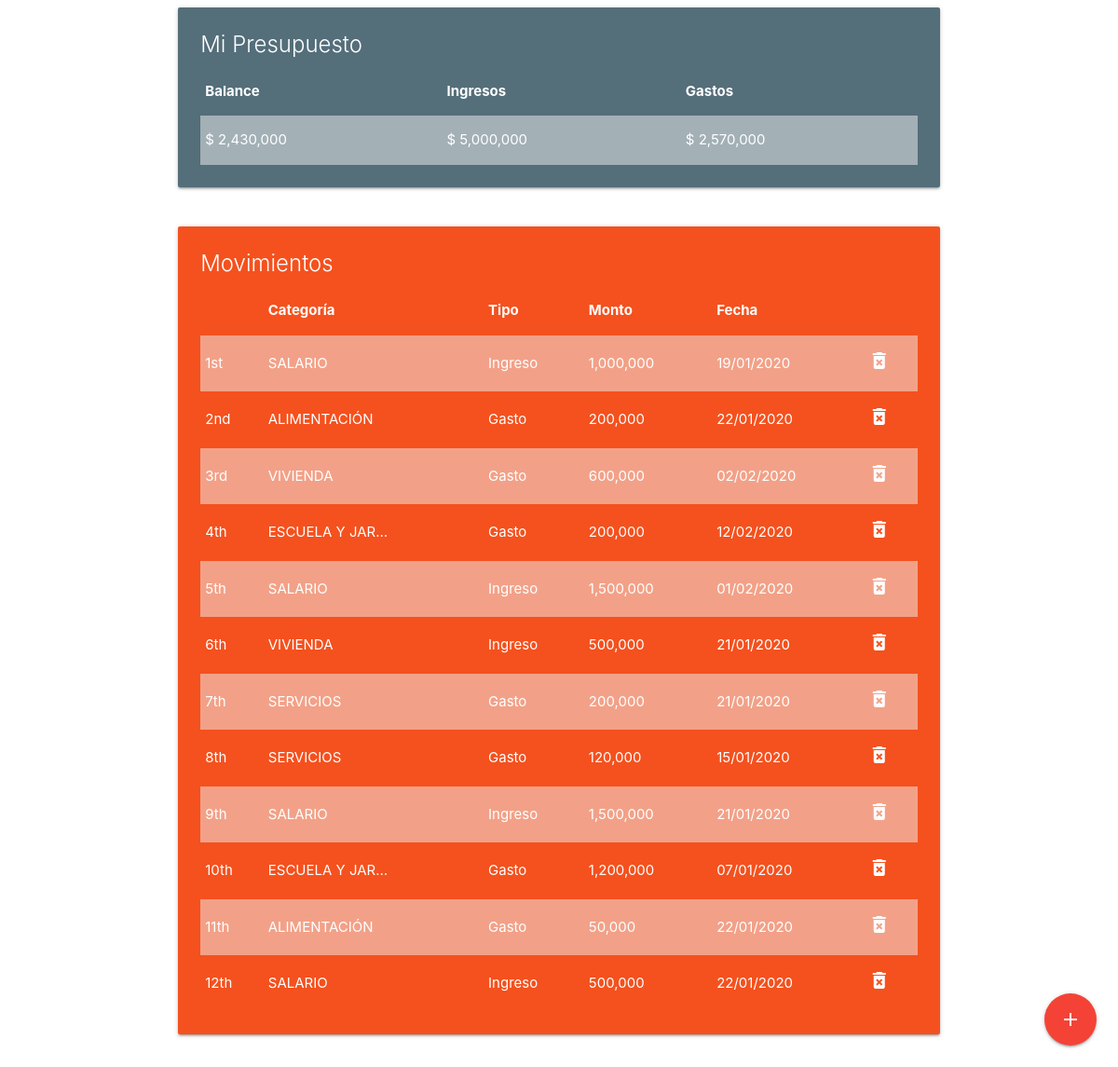
The page / on the database its author committed.
### billetera/models.py (models this page shows, shortened)
class Balance(models.Model):
    saldo = models.DecimalField(max_digits=8, decimal_places=0)
    ingresos = models.IntegerField()
    gastos = models.IntegerField()

class Movimiento(models.Model):
    GASTO = "Gasto"
    INGRESO = "Ingreso"
    TIPO_GASTO_CHOICE = [
        (INGRESO, 'Ingreso'),
        (GASTO, 'Gasto'),
    ]
    categoria = models.ForeignKey(Categoria, null=False, on_delete=models.CASCADE)
    tipo = models.CharField(choices=TIPO_GASTO_CHOICE, default=GASTO, max_length=10)
    monto = models.DecimalField(max_digits=8, decimal_places=0)
    fecha = models.DateField(default=datetime.date.today)

class Categoria(models.Model):
    descripcion = models.CharField(max_length=100)

### billetera/views.py (the view)
# urls.py: path('', views.getBadget),
def getBadget(request):
    balance = Balance.objects.all()
    movimiento = Movimiento.objects.all()
    logger.info("Se ha consultado el Balance")
    context = { "balance" : balance, "movimiento" : movimiento}
    return render(request, 'home.html', context)

### templates/home.html (shortened to what this page needs)
{% load humanize %}
<!DOCTYPE html>
<html lang="en" dir="ltr">
  <head>
      <link rel="stylesheet" href="https://cdnjs.cloudflare.com/ajax/libs/materialize/1.0.0/css/materialize.min.css">
  </head>
  <body>
    <div class="container">
      <div class="row">
        <div class="col s12 m12">
          <div class="card blue-grey darken-1">
            <div class="card-content white-text">
                <span class="card-title">Mi Presupuesto</span>
                <table class="striped">
                 <thead>
                   <tr>
                       <th>Balance</th>
                       <th>Ingresos</th>
                       <th>Gastos</th>
                   </tr>
                 </thead>
                 <tbody>
                   {% for data in balance %}
                   <tr>
                     <td>$ {{ data.saldo|intcomma }}</td>
                     <td>$ {{ data.ingresos|intcomma }}</td>
                     <td>$ {{ data.gastos|intcomma }}</td>
                   </tr>
                   {% endfor %}
                 </tbody>
               </table>
            </div>
          </div>
        </div>
      </div>
      <div class="row">
        <div class="col s12 m12">
          <div class="card deep-orange darken-1">
            <div class="card-content white-text">
                <span class="card-title">Movimientos</span>
                <table class="striped">
                 <thead>
                   <tr>
                       <th></th>
                       <th>Categoría</th>
                       <th>Tipo</th>
                       <th>Monto</th>
                       <th>Fecha</th>
                       <th></th>
                   </tr>
                 </thead>
                 <tbody>
                   {% for data in movimiento %}
                   <tr>
                     <td>{{ forloop.counter|ordinal }}</td>
                     <td>{{ data.categoria.descripcion|upper|truncatechars:"14" }}</td>
                     <td>{{ data.tipo }}</td>
                     <td>{{ data.monto|intcomma }}</td>
                     <td>{{ data.fecha|date:"d/m/Y" }}</td>
                     <td>
                        <a href="{% url 'borrarMovimiento' data.id %}" class="white-text">
                          <i class="material-icons">delete_forever</i>
                        </a>
                     </td>
                   </tr>
                   {% endfor %}
                 </tbody>
               </table>
            </div>
          </div>
        </div>
      </div>
      <div class="fixed-action-btn">
        <a href="{% url 'movimiento' %}" class="btn-floating btn-large red">
          <i class="large material-icons">add</i>
        </a>
      </div>
    </div>
  </body>
</html>

### rows shown on the page
Balance: saldo "2,430,000", ingresos "5,000,000", gastos "2,570,000"
Movimiento: categoria.descripcion "SALARIO", tipo "Ingreso", monto "1,000,000", fecha "19/01/2020"
Movimiento: categoria.descripcion "ALIMENTACIÓN", tipo "Gasto", monto "200,000", fecha "22/01/2020"
Movimiento: categoria.descripcion "VIVIENDA", tipo "Gasto", monto "600,000", fecha "02/02/2020"
Movimiento: categoria.descripcion "ESCUELA Y JAR…", tipo "Gasto", monto "200,000", fecha "12/02/2020"
Movimiento: categoria.descripcion "SALARIO", tipo "Ingreso", monto "1,500,000", fecha "01/02/2020"
Movimiento: categoria.descripcion "VIVIENDA", tipo "Ingreso", monto "500,000", fecha "21/01/2020"
Movimiento: categoria.descripcion "SERVICIOS", tipo "Gasto", monto "200,000", fecha "21/01/2020"
Movimiento: categoria.descripcion "SERVICIOS", tipo "Gasto", monto "120,000", fecha "15/01/2020"
Movimiento: categoria.descripcion "SALARIO", tipo "Ingreso", monto "1,500,000", fecha "21/01/2020"
Movimiento: categoria.descripcion "ESCUELA Y JAR…", tipo "Gasto", monto "1,200,000", fecha "07/01/2020"
Movimiento: categoria.descripcion "ALIMENTACIÓN", tipo "Gasto", monto "50,000", fecha "22/01/2020"
Movimiento: categoria.descripcion "SALARIO", tipo "Ingreso", monto "500,000", fecha "22/01/2020"
